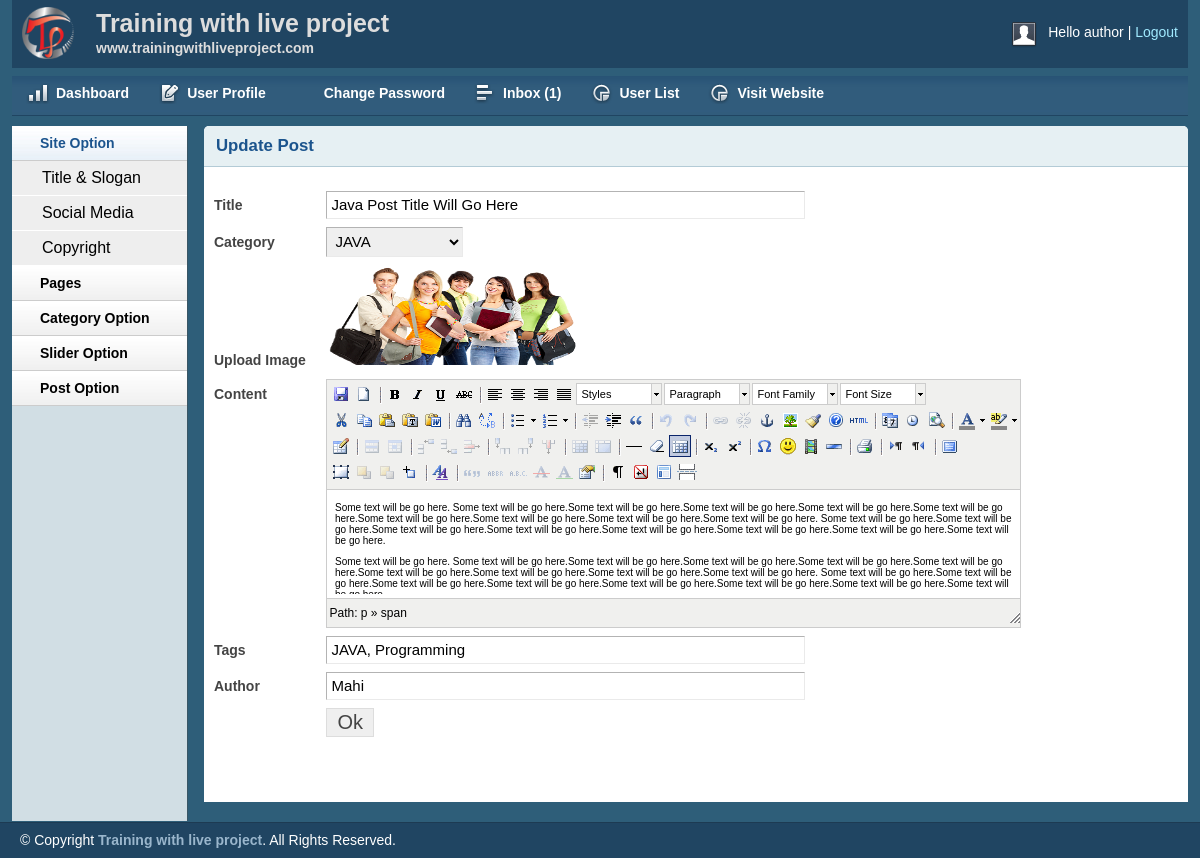
/admin/viewpost.php?viewpostid=8 (signed in), run on the app's committed database.
### tables this page shows
CREATE TABLE `tbl_post` (
  `id` int(11) NOT NULL,
  `cat` int(11) NOT NULL,
  `title` varchar(255) NOT NULL,
  `body` text NOT NULL,
  `image` varchar(255) NOT NULL,
  `author` varchar(50) NOT NULL,
  `tags` varchar(255) NOT NULL,
  `date` timestamp NOT NULL DEFAULT current_timestamp() ON UPDATE current_timestamp(),
  `userid` int(11) NOT NULL
);

CREATE TABLE `tbl_category` (
  `id` int(11) NOT NULL,
  `name` varchar(60) NOT NULL
);

### lib/Database.php (called while the page is built, shortened)
<?php
Class Database{
	public $host   = DB_HOST;
	public $user   = DB_USER;
	public $pass   = DB_PASS;
	public $dbname = DB_NAME;
	public $link;
	private function connectDB(){
	$this->link = new mysqli($this->host, $this->user, $this->pass, $this->dbname);
 }
	public function select($query){
		$result = $this->link->query($query) or die($this->link->error.__LINE__);
		if($result->num_rows > 0){
			return $result;
		} else {
			return false;
		}
	}
}

### admin/viewpost.php (the view, shortened to what this page needs)
<?php include'inc/header.php' ?>
<?php include'inc/sidebar.php' ?>
<?php
    if (!isset($_GET['viewpostid'])||$_GET['viewpostid'] == NULL) {
        echo "<script>window.location = 'postlist.php';</script>";
    }else{
        $postid = $_GET['viewpostid'];
    }
?>
<div class="grid_10">
    <div class="box round first grid">
        <h2>Update Post</h2>
        <div class="block">
        <?php
            $query = "select * from tbl_post where id='$postid' order by id desc";
            $getpost=$db->select($query);
                while ($postresult = $getpost->fetch_assoc()) { ?>
         <form action="" method="post" enctype="multipart/form-data">
            <table class="form">
                <tr>
                    <td>
                        <label>Title</label>
                    </td>
                    <td>
                        <input type="text" readonly value="<?php echo $postresult['title'] ?>" class="medium" />
                    </td>
                </tr>
                <tr>
                    <td>
                        <label>Category</label>
                    </td>
                    <td>
                        <select id="select" readonly>
                            <?php
                            $query = "select * from tbl_category";
                            $category = $db->select($query);
                            if ($category) {
                                while ($result = $category->fetch_assoc()) { ?>
                            <option
                            <?php
                            if ($postresult['cat'] == $result['id']) { ?>
                                selected = "selected";
                            <?php } ?>
                            value="<?php echo $result['id']?>"><?php echo $result['name']?></option>
                        <?php  } ?>
                        </select>
                    </td>
                </tr>
                <tr>
                    <td>
                        <label>Upload Image</label>
                    </td>
                    <td>
                        <img src="<?php echo $postresult['image'] ?>" height="100px" width="250px" >
                    </td>
                </tr>
                <tr>
                    <td style="vertical-align: top; padding-top: 9px;">
                        <label>Content</label>
                    </td>
                    <td>
                    </td>
                </tr>
                <tr>
                    <td>
                        <label>Tags</label>
                    </td>
                    <td>
                        <input type="text" readonly value="<?php echo $postresult['tags'] ?>" class="medium" />
                    </td>
                </tr>
                <tr>
                    <td>
                        <label>Author</label>
                    </td>
                    <td>
                        <input type="text" readonly value="<?php echo $postresult['author'] ?>" class="medium" />
                    </td>
                </tr>
				<tr>
                    <td></td>
                    <td>
                        <input type="submit" name="submit" Value="Ok" />
                    </td>
                </tr>
            </table>
            </form>
        <?php } } ?>
        </div>
    </div>
</div>
<?php include'inc/footer.php'?>

### admin/css/layout.css (style rules this page uses)
body { background: #fff none repeat scroll 0 0; color: #444; font-size: 14px; padding: 0; }
h1, h2, h3, h4, h5, h6 { line-height:1.2em; margin-bottom:.3em; }
h2 { margin-top:1em; }
.box { background:#fff; margin-bottom:20px; padding:10px 10px 10px 10px; margin-left:-8px; }
.box.grid { padding-bottom:40px; }
.box.round { -moz-border-radius: 5px 5px 0px 0px; -webkit-border-radius: 5px 5px 0px 0px; border-radius: 5px 5px 0px 0px; }
.box h2 { font-size:1.2em; font-weight:bold; color:#1B548D; background:#E6F0F3; margin:-10px -10px 0 -10px; padding:10px 12px; border-bottom:1px solid #B3CBD6; -moz-border-radius: 5px 5px 0px 0px; -webkit-border-radius: 5px 5px 0px 0px; border-radius: 5px 5px 0px 0px; }
.box.first { min-height: 406px; }
.block { padding-top:20px; }
table.form { width:100%; }
table.form td { padding:4px 0px; }
table.form label { font-weight:bold; }
table.form input, table.form select { font-size: 15px; padding: 4px 4px 5px 4px; border-top: 1px solid #b3b3b3; border-left: 1px solid #b3b3b3; border-right: 1px solid #eaeaea; border-bottom: 1px solid #eaeaea; }
table.form input[type="submit"] { border: 1px solid #ddd; color: #444; cursor: pointer; font-size: 20px; padding: 2px 10px; }
input.medium { width: 55%; }
.block { padding-bottom:1px; }

### admin/js/tiny-mce/themes/advanced/skins/default/content.css (style rules this page uses)
body, td, pre { color:#000; font-family:Verdana, Arial, Helvetica, sans-serif; font-size:10px; margin:8px; }
body { background:#FFF; }
h2 { font-size: 1.5em }
img { border:0; }
table, img, hr, .mceItemAnchor { cursor:default }
table td, table th { cursor:text }

### data on the page
tbl_post: title "Java Post Title Will Go Here", cat.name "JAVA", image (picture), tags "JAVA, Programming", author "Mahi"

### other printed values
Session::get('username') "author"
$count "1"
